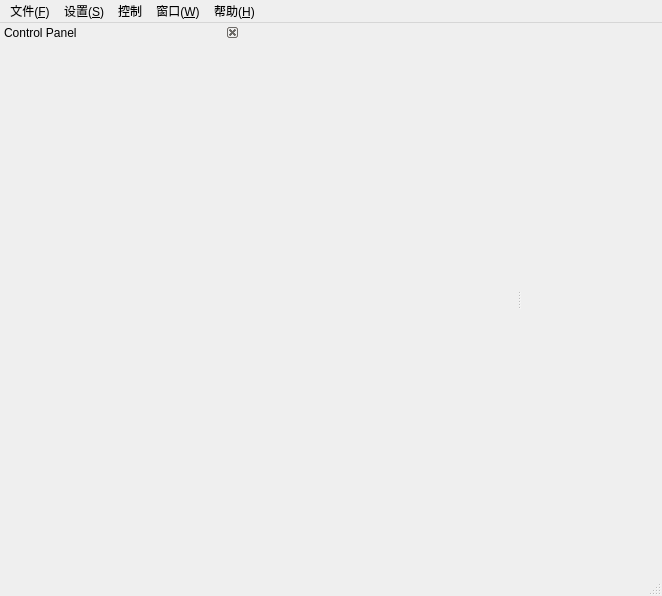
<?xml version="1.0" encoding="UTF-8"?>
<ui version="4.0">
 <class>MainWindowClass</class>
 <widget class="QMainWindow" name="MainWindowClass">
  <property name="geometry">
   <rect>
    <x>0</x>
    <y>0</y>
    <width>662</width>
    <height>596</height>
   </rect>
  </property>
  <property name="windowTitle">
   <string>CETC58 ADC Analyzer Ver2.0</string>
  </property>
  <property name="dockNestingEnabled">
   <bool>false</bool>
  </property>
  <property name="dockOptions">
   <set>QMainWindow::AllowTabbedDocks|QMainWindow::AnimatedDocks</set>
  </property>
  <widget class="QWidget" name="centralWidget">
   <property name="sizePolicy">
    <sizepolicy hsizetype="Minimum" vsizetype="Minimum">
     <horstretch>0</horstretch>
     <verstretch>0</verstretch>
    </sizepolicy>
   </property>
   <property name="maximumSize">
    <size>
     <width>1</width>
     <height>1</height>
    </size>
   </property>
  </widget>
  <widget class="QMenuBar" name="menuBar">
   <property name="geometry">
    <rect>
     <x>0</x>
     <y>0</y>
     <width>662</width>
     <height>20</height>
    </rect>
   </property>
   <widget class="QMenu" name="menu">
    <property name="title">
     <string>文件(&amp;F)</string>
    </property>
    <addaction name="actionLoadData"/>
    <addaction name="actionSaveData"/>
    <addaction name="actionLoadStaticData"/>
    <addaction name="separator"/>
    <addaction name="action_3"/>
   </widget>
   <widget class="QMenu" name="menuSettings">
    <property name="title">
     <string>设置(&amp;S)</string>
    </property>
    <addaction name="actionADC"/>
    <addaction name="actionSIGNAL"/>
    <addaction name="actionSPAN"/>
   </widget>
   <widget class="QMenu" name="menuWindow">
    <property name="title">
     <string>窗口(&amp;W)</string>
    </property>
   </widget>
   <widget class="QMenu" name="menuHelp">
    <property name="title">
     <string>帮助(&amp;H)</string>
    </property>
    <addaction name="action_7"/>
    <addaction name="action_AboutAdcAnalyzer"/>
   </widget>
   <widget class="QMenu" name="menu_2">
    <property name="title">
     <string>控制</string>
    </property>
    <addaction name="actionSpiCtrl"/>
   </widget>
   <addaction name="menu"/>
   <addaction name="menuSettings"/>
   <addaction name="menu_2"/>
   <addaction name="menuWindow"/>
   <addaction name="menuHelp"/>
  </widget>
  <widget class="QStatusBar" name="statusBar"/>
  <widget class="QDockWidget" name="dockWidgetControlPanel">
   <property name="sizePolicy">
    <sizepolicy hsizetype="Minimum" vsizetype="Preferred">
     <horstretch>0</horstretch>
     <verstretch>0</verstretch>
    </sizepolicy>
   </property>
   <property name="maximumSize">
    <size>
     <width>240</width>
     <height>524287</height>
    </size>
   </property>
   <property name="features">
    <set>QDockWidget::DockWidgetClosable</set>
   </property>
   <property name="allowedAreas">
    <set>Qt::LeftDockWidgetArea</set>
   </property>
   <property name="windowTitle">
    <string>Control Panel</string>
   </property>
   <attribute name="dockWidgetArea">
    <number>1</number>
   </attribute>
   <widget class="QWidget" name="dockWidgetContents_x">
    <layout class="QGridLayout" name="gridLayout">
     <item row="0" column="0">
      <widget class="ControlPanel" name="controlPanel" native="true">
       <property name="sizePolicy">
        <sizepolicy hsizetype="Minimum" vsizetype="Preferred">
         <horstretch>0</horstretch>
         <verstretch>0</verstretch>
        </sizepolicy>
       </property>
      </widget>
     </item>
    </layout>
   </widget>
  </widget>
  <action name="actionSaveData">
   <property name="text">
    <string>保存动态数据(S)</string>
   </property>
  </action>
  <action name="actionLoadData">
   <property name="text">
    <string>读入动态数据(R)</string>
   </property>
  </action>
  <action name="action_3">
   <property name="text">
    <string>退出(X)</string>
   </property>
  </action>
  <action name="actionSpiCtrl">
   <property name="text">
    <string>SPI控制(C)</string>
   </property>
  </action>
  <action name="actionFftDepth">
   <property name="text">
    <string>FFT深度(D)</string>
   </property>
  </action>
  <action name="actionSpectrum">
   <property name="checkable">
    <bool>true</bool>
   </property>
   <property name="enabled">
    <bool>false</bool>
   </property>
   <property name="text">
    <string>频谱分析(&amp;F)</string>
   </property>
  </action>
  <action name="actionLogic">
   <property name="checkable">
    <bool>true</bool>
   </property>
   <property name="text">
    <string>逻辑分析(&amp;L)</string>
   </property>
  </action>
  <action name="action_7">
   <property name="text">
    <string>帮助主题(&amp;T)</string>
   </property>
  </action>
  <action name="action_AboutAdcAnalyzer">
   <property name="text">
    <string>关于ADC Analyzer（&amp;A）</string>
   </property>
  </action>
  <action name="actionPowerStatus">
   <property name="text">
    <string>电源状态</string>
   </property>
  </action>
  <action name="actionADC">
   <property name="text">
    <string>ADC类型</string>
   </property>
  </action>
  <action name="actionSIGNAL">
   <property name="text">
    <string>时钟和信号</string>
   </property>
  </action>
  <action name="actionSPAN">
   <property name="text">
    <string>SPAN</string>
   </property>
  </action>
  <action name="actionLoadStaticData">
   <property name="text">
    <string>读入静态数据</string>
   </property>
  </action>
 </widget>
 <layoutdefault spacing="6" margin="11"/>
 <customwidgets>
  <customwidget>
   <class>ControlPanel</class>
   <extends>QWidget</extends>
   <header>controlpanel.h</header>
   <container>1</container>
  </customwidget>
 </customwidgets>
 <resources>
  <include location="mainwindow.qrc"/>
 </resources>
 <connections/>
</ui>
